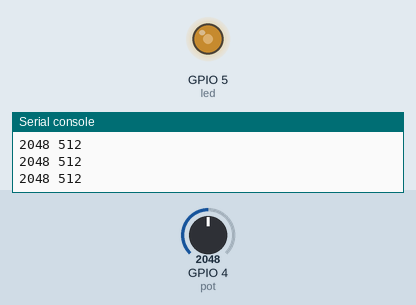
The program below on a simulated ESP32 board running MicroPython. Parts: output pins drawn as LEDs (lit = HIGH), the last lines printed to the serial console. The inputs (shaded band) are chosen by the test bench; at power-on: GPIO 4 (pot) = 2048 (analog values on the 0–4095 scale).

Above: at 1.2 s.
1.3 s: GPIO 4 (pot) set to 2866
At 1.7 s:
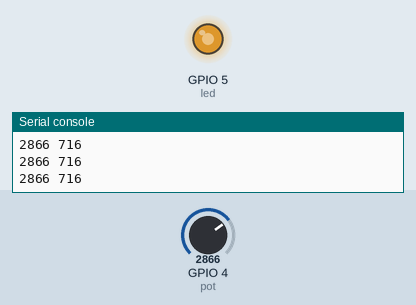
2.8 s: GPIO 4 (pot) set to 3603
At 4.0 s:
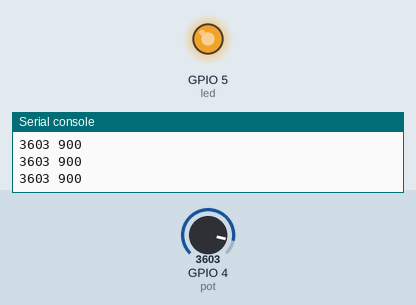
4.3 s: GPIO 4 (pot) set to 983
At 5.5 s:
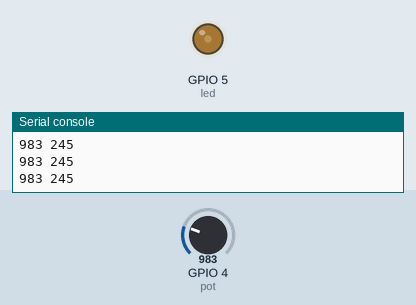
5.8 s: GPIO 4 (pot) set to 0
At 6.7 s:
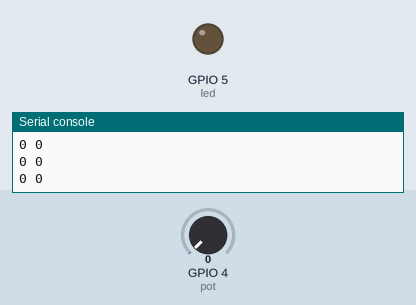
Timing chart, 0 to 8.3 s (numbered marks = the images above; inputs shaded):
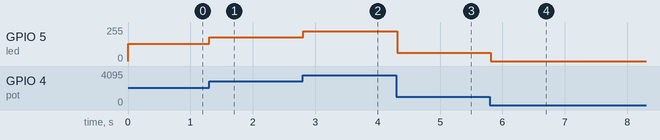

Measured:
- after the input at 1.3 s, GPIO 5 (led): 128/255 → 178/255 at once
- after the input at 2.8 s, GPIO 5 (led): 178/255 → 224/255 at once
- after the input at 4.3 s, GPIO 5 (led): 224/255 → 61/255 at once
- after the input at 5.8 s, GPIO 5 (led): 61/255 → 0/255 at once

The program:

5_-_PWM_-_LED_Dimmer__with_potentiometer_.py
```python
# Import Pin (for GPIO), PWM (for brightness control), and ADC (for analog reading)
from machine import Pin, PWM, ADC

# Import sleep to pause the program
from time import sleep


# Create a PWM object on pin 5 (this pin drives the LED)
# freq=5000 sets the PWM frequency to 5000 Hz
led = PWM(Pin(5), freq=5000)


# Create an ADC object on pin 4 (this pin reads the potentiometer)
pot = ADC(Pin(4))

# Set ADC attenuation so it can read voltages up to ~3.3V
pot.atten(ADC.ATTN_11DB)


# This loop runs forever
while True:

    # Read the potentiometer value
    # On ESP32 this gives a number from 0 to 4095
    pot_value = pot.read()

    # Convert the ADC range (0–4095) to PWM range (0–1023)
    # >> 2 means "divide by 4"
    duty = pot_value >> 2


    # Safety check: make sure duty is not below 0
    if duty < 0:
        duty = 0

    # Safety check: make sure duty is not above 1023
    elif duty > 1023:
        duty = 1023


    # Set the LED brightness using the PWM duty cycle
    led.duty(duty)

    # Print the raw ADC value and the PWM duty value
    print(pot_value, duty)

    # Wait 0.1 seconds before running the loop again
    sleep(0.1)
```
